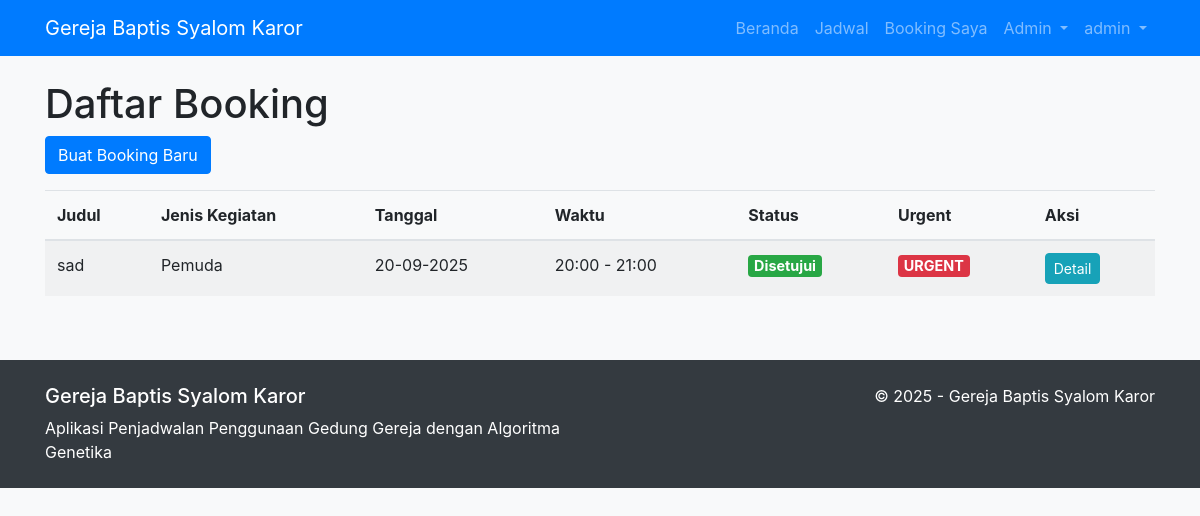
Page /views/booking/list.php (signed in) on the committed database.
### tables this page shows
CREATE TABLE `bookings` (
  `id` int(11) NOT NULL,
  `user_id` int(11) NOT NULL,
  `activity_type` enum('pemuda','pria','wanita','sekolah_minggu','rayon') NOT NULL,
  `title` varchar(255) NOT NULL,
  `description` text DEFAULT NULL,
  `date` date NOT NULL,
  `start_time` time NOT NULL,
  `end_time` time NOT NULL,
  `status` enum('pending','approved','rejected') DEFAULT 'pending',
  `created_at` timestamp NOT NULL DEFAULT current_timestamp(),
  `rejection_reason` text DEFAULT NULL,
  `is_alternative` tinyint(1) DEFAULT 0,
  `scheduled_start_time` time DEFAULT NULL,
  `scheduled_end_time` time DEFAULT NULL,
  `is_urgent` tinyint(1) DEFAULT 0
);

### helpers/session_helper.php (called while the page is built, shortened)
<?php
function isLoggedIn() {
    if(isset($_SESSION['user_id'])) {
        return true;
    } else {
        return false;
    }
}
?>

### controllers/BookingController.php (called while the page is built, shortened)
<?php
require_once ROOT_PATH . '/models/Booking.php';
require_once ROOT_PATH . '/helpers/session_helper.php';
class BookingController {
    private $booking;
    public function __construct() {
        $database = new Database();
        $db = $database->connect();
        $this->booking = new Booking($db);
    }
    public function getBookings() {
        if($_SESSION['user_role'] == 'admin') {
            $result = $this->booking->read();
        } else {
            $this->booking->user_id = $_SESSION['user_id'];
            $result = $this->booking->read_by_user();
        }
        $bookings = $result->fetchAll(PDO::FETCH_ASSOC);
        return $bookings;
    }
}
?>

### models/Booking.php (called while the page is built, shortened)
<?php
class Booking {
    private $conn;
    private $table = 'bookings';
    public function __construct($db) {
        $this->conn = $db;
    }
    public function read() {
        $query = 'SELECT b.*, u.name as user_name
                  FROM ' . $this->table . ' b
                  LEFT JOIN users u ON b.user_id = u.id
                  ORDER BY b.created_at DESC';
        $stmt = $this->conn->prepare($query);
        $stmt->execute();
        return $stmt;
    }
}
?>

### views/booking/list.php (the view, shortened to what this page needs)
<?php
require_once ROOT_PATH . '/helpers/session_helper.php';
include_once ROOT_PATH . '/views/templates/header.php';
require_once ROOT_PATH . '/controllers/BookingController.php';
$booking_controller = new BookingController();
$bookings = $booking_controller->getBookings();
?>
<h1>Daftar Booking</h1>
<div class="mb-3">
    <a href="<?php echo BASE_URL; ?>views/booking/create.php" class="btn btn-primary">Buat Booking Baru</a>
</div>
<?php if(empty($bookings)) : ?>
    <div class="alert alert-info">Belum ada booking yang diajukan.</div>
<?php else : ?>
    <div class="table-responsive">
        <table class="table table-striped">
            <thead>
                <tr>
                    <th>Judul</th>
                    <th>Jenis Kegiatan</th>
                    <th>Tanggal</th>
                    <th>Waktu</th>
                    <th>Status</th>
                    <th>Urgent</th>
                    <th>Aksi</th>
                </tr>
            </thead>
            <tbody>
                <?php foreach($bookings as $booking) : ?>
                    <tr>
                        <td><?php echo $booking['title']; ?></td>
                        <td>
                            <?php
                                switch($booking['activity_type']) {
                                    case 'pemuda':
                                        echo 'Pemuda';
                                        break;
                                }
                            ?>
                        </td>
                        <td><?php echo date('d-m-Y', strtotime($booking['date'])); ?></td>
                        <td><?php echo date('H:i', strtotime($booking['start_time'])) . ' - ' . date('H:i', strtotime($booking['end_time'])); ?></td>
                        <td>
                            <?php if($booking['status'] == 'pending') : ?>
                                <span class="badge badge-warning">Menunggu</span>
                            <?php elseif($booking['status'] == 'approved') : ?>
                                <span class="badge badge-success">Disetujui</span>
                            <?php elseif($booking['status'] == 'rejected') : ?>
                                <span class="badge badge-danger">Ditolak</span>
                            <?php endif; ?>
                        </td>
                        <td>
                            <?php if(isset($booking['is_urgent']) && $booking['is_urgent']) : ?>
                                <span class="badge badge-danger">URGENT</span>
                            <?php else : ?>
                                <span class="badge badge-secondary">Normal</span>
                            <?php endif; ?>
                        </td>
                        <td>
                            <a href="<?php echo BASE_URL; ?>views/booking/view.php?id=<?php echo $booking['id']; ?>" class="btn btn-sm btn-info">Detail</a>
                        </td>
                    </tr>
                <?php endforeach; ?>
            </tbody>
        </table>
    </div>
<?php endif; ?>
<?php include_once ROOT_PATH . '/views/templates/footer.php'; ?>

### assets/css/style.css (style rules this page uses)
body { padding-bottom: 20px; background-color: #f8f9fa; }
.btn { border-radius: 4px; }
.table-striped tbody tr:nth-of-type(odd) { background-color: rgba(0, 0, 0, 0.03); }
.badge { font-size: 90%; }

### rows in the picture
bookings: title "sad", activity_type "Pemuda", date "20-09-2025", start_time "20:00", end_time "21:00", status "Disetujui", is_urgent "URGENT"

### other values in the picture
$_SESSION['user_name'] "admin"
